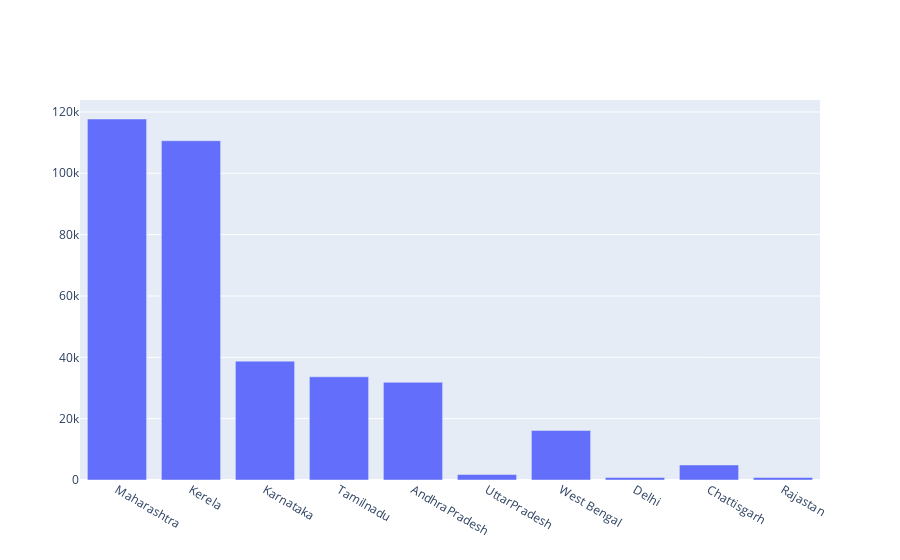

The notebook cell this image was saved under:
### Markdown cell above
<h3>4.Plot a Bar Chart with India's covid-19 Active cases ( Max 10 States )</h3>

### Code cell
States=['Maharashtra','Kerela','Karnataka','Tamilnadu','AndhraPradesh','UttarPradesh','West Bengal','Delhi','Chattisgarh','Rajastan']
Cases=[117698,110616,38752,33665,31850,1789,16143,847,4914,824]
fig3 =go.Figure(data=go.Bar(x=States,y=Cases))
fig3.show()

### Figure 1 — Plotly figure (JSON) as saved in the notebook; plotly's stock layout.template omitted (floating-point values rounded to 4 significant figures)
{"data": [{"type": "bar", "x": ["Maharashtra", "Kerela", "Karnataka", "Tamilnadu", "AndhraPradesh", "UttarPradesh", "West Bengal", "Delhi", "Chattisgarh", "Rajastan"], "y": [117698, 110616, 38752, 33665, 31850, 1789, 16143, 847, 4914, 824]}], "layout": {}}
